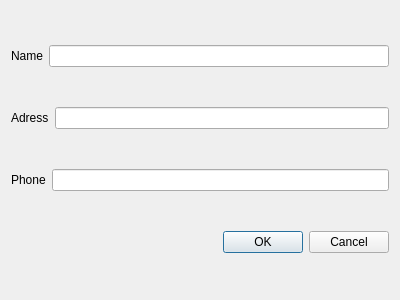
<?xml version="1.0" encoding="UTF-8"?>
<ui version="4.0">
 <class>customer_dialog</class>
 <widget class="QDialog" name="customer_dialog">
  <property name="geometry">
   <rect>
    <x>0</x>
    <y>0</y>
    <width>400</width>
    <height>300</height>
   </rect>
  </property>
  <property name="windowTitle">
   <string>Dialog</string>
  </property>
  <layout class="QVBoxLayout" name="verticalLayout_4">
   <item>
    <layout class="QHBoxLayout" name="horizontalLayout">
     <item>
      <widget class="QLabel" name="label_3">
       <property name="text">
        <string>Name</string>
       </property>
      </widget>
     </item>
     <item>
      <widget class="QLineEdit" name="nameLineEdit"/>
     </item>
    </layout>
   </item>
   <item>
    <layout class="QHBoxLayout" name="horizontalLayout_2">
     <item>
      <widget class="QLabel" name="label_2">
       <property name="text">
        <string>Adress</string>
       </property>
      </widget>
     </item>
     <item>
      <widget class="QLineEdit" name="adressLineEdit"/>
     </item>
    </layout>
   </item>
   <item>
    <layout class="QHBoxLayout" name="horizontalLayout_3">
     <item>
      <widget class="QLabel" name="label">
       <property name="text">
        <string>Phone</string>
       </property>
      </widget>
     </item>
     <item>
      <widget class="QLineEdit" name="phoneLineEdit"/>
     </item>
    </layout>
   </item>
   <item>
    <widget class="QDialogButtonBox" name="buttonBox">
     <property name="orientation">
      <enum>Qt::Horizontal</enum>
     </property>
     <property name="standardButtons">
      <set>QDialogButtonBox::Cancel|QDialogButtonBox::Ok</set>
     </property>
    </widget>
   </item>
  </layout>
 </widget>
 <resources/>
 <connections>
  <connection>
   <sender>buttonBox</sender>
   <signal>accepted()</signal>
   <receiver>customer_dialog</receiver>
   <slot>accept()</slot>
   <hints>
    <hint type="sourcelabel">
     <x>248</x>
     <y>254</y>
    </hint>
    <hint type="destinationlabel">
     <x>157</x>
     <y>274</y>
    </hint>
   </hints>
  </connection>
  <connection>
   <sender>buttonBox</sender>
   <signal>rejected()</signal>
   <receiver>customer_dialog</receiver>
   <slot>reject()</slot>
   <hints>
    <hint type="sourcelabel">
     <x>316</x>
     <y>260</y>
    </hint>
    <hint type="destinationlabel">
     <x>286</x>
     <y>274</y>
    </hint>
   </hints>
  </connection>
 </connections>
</ui>
